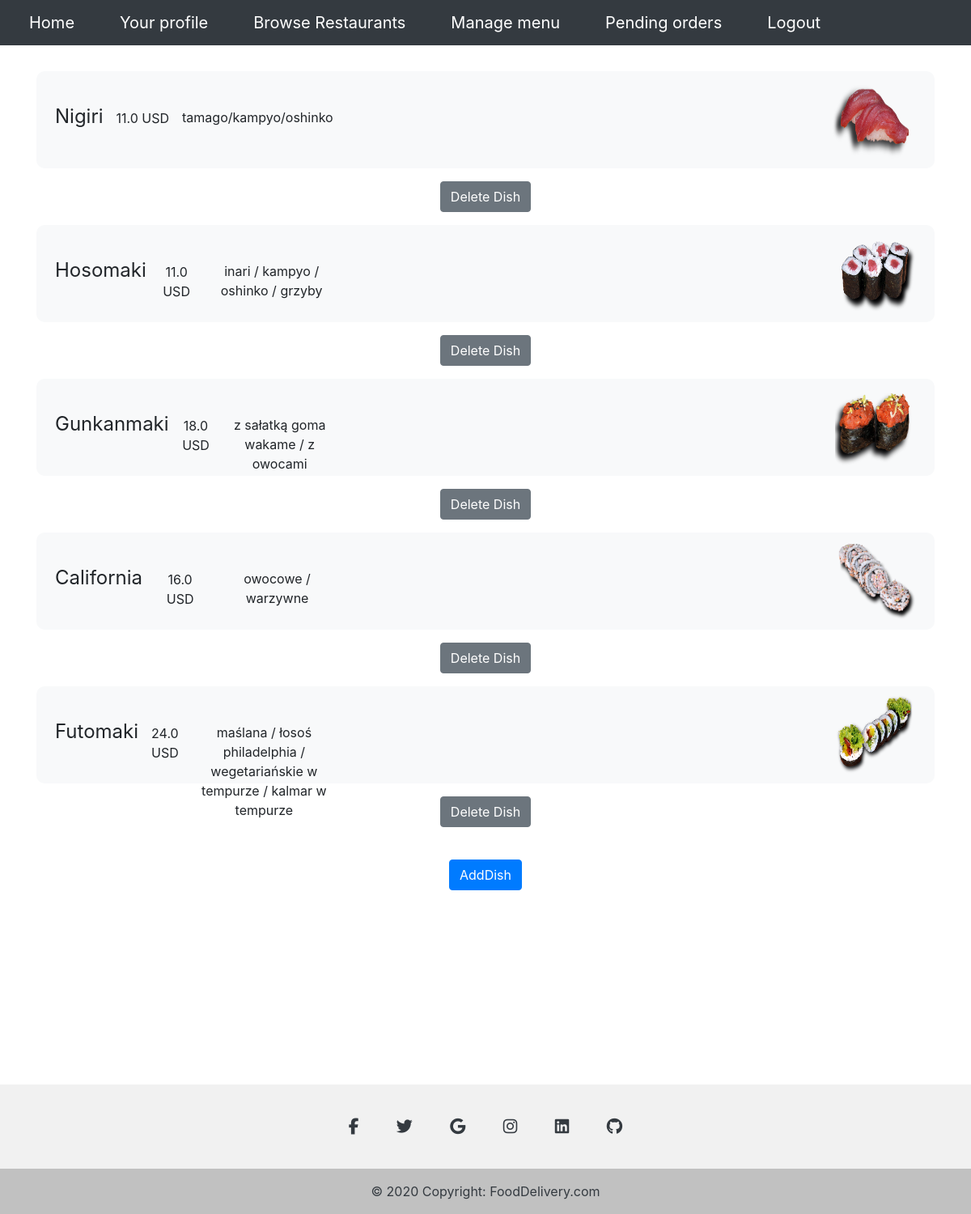
The app's page /orderManagement/manageMenu/ (signed in) with its own data.
### OrderManagement/models.py (models this page shows)
class MenuDetails(models.Model):
    menu = models.ForeignKey(Menu, on_delete = models.CASCADE)
    dish = models.ForeignKey(Dish, on_delete = models.CASCADE)

class Dish(models.Model):
    name = models.CharField(max_length=50)
    price = models.FloatField()
    description = models.CharField(max_length = 500)
    image = models.ImageField(upload_to='images/')

### OrderManagement/views.py (the view)
# urls.py: path('manageMenu/',OrderManagement_views.manage_menu,name = 'manageMenu'),
def manage_menu(request):
    restaurant = Restaurants.objects.filter(user = request.user).first()
    if restaurant:
        menu = Menu.objects.filter(restaurant = restaurant).first()
        details = MenuDetails.objects.filter(menu = menu)
        args = {'details':details,'accepted':True}
    else:
        args = {'accepted':False}
    return render(request,'OrderManagement/menuManagement.html',args)

### OrderManagement/templates/OrderManagement/menuManagement.html (shortened to what this page needs)
{% extends "Home/base.html" %}
{% block content %}
{% if accepted %}
<div class="container mx-auto text-center mt-3">
        {% for detail in details %}
        <div class="container mt-3 bg-light d-inline-flex text-center" style="height: 120px; border-radius: 10px;">
            <div class="p-2" style="margin-top: 30px; font-size: 24px;">
                {{ detail.dish.name }}
            </div>
            <div class="p-2" style="margin-top: 38px;">
                {{ detail.dish.price }} USD
            </div>
            <div class="p-2" style="margin-top: 37px;">
                {{ detail.dish.description }}
            </div>
            <div class="p-2" style="margin-left: 600px;">
            <img src="../../../media/{{ detail.dish.image }}" style="width: 100px; height: 100px; border-radius: 10px;">
            </div>
            </div>
        <form class="mt-3" action = "{% url 'deleteDish' %}" method ="POST">
            <input type = "submit" class = "btn btn-secondary mx-atuo" value = "Delete Dish">
        </form>
        {% endfor %}
    <a class="btn btn-primary mt-3"href="{% url 'addDish' %}">AddDish</a>
    <div style="height: 200px;"></div>
</div>
<div style="height: 200px;"></div>
{% endif %}
{% endblock content %}

### Home/static/Home/style.css (style rules this page uses)
body { font-family: 'Lato', sans-serif; }

### records on screen
MenuDetails: dish.name "Nigiri", dish.price "11.0", dish.description "tamago/kampyo/oshinko", dish.image (picture)
MenuDetails: dish.name "Hosomaki", dish.price "11.0", dish.description "inari / kampyo / oshinko / grzyby", dish.image (picture)
MenuDetails: dish.name "Gunkanmaki", dish.price "18.0", dish.description "z sałatką goma wakame / z owocami", dish.image (picture)
MenuDetails: dish.name "California", dish.price "16.0", dish.description "owocowe / warzywne", dish.image (picture)
MenuDetails: dish.name "Futomaki", dish.price "24.0", dish.description "maślana / łosoś philadelphia / wegetariańskie w tempurze / kalmar w tempurze", dish.image (picture)
